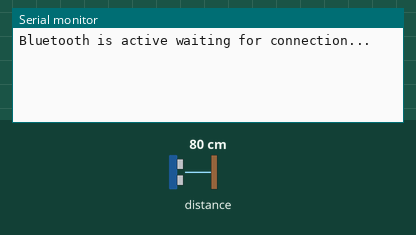
A sketch run on a simulated Arduino Nano 33 IoT. On the bench: the last lines printed to the serial monitor. The test bench sets the inputs (shaded band); at power-on: distance to the obstacle 80 cm. Nothing arrives over Bluetooth unless stated; a phone connects over Bluetooth LE 3 s after start.

Above: at 1.7 s.
1.8 s: distance to the obstacle set to 2 cm
At 3.22 s:
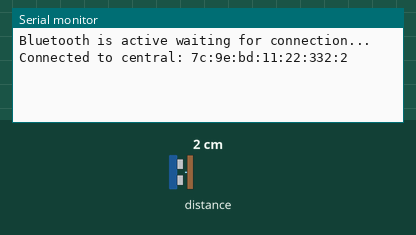
4.8 s: distance to the obstacle set to 4 cm
At 4.89 s:
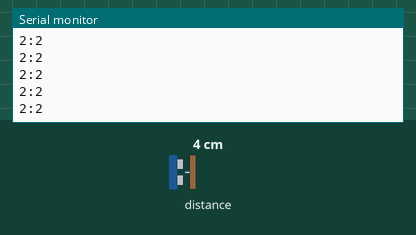

The sketch:

tf_mini_hardware_Serial.ino
```cpp
#include <TFMPlus.h>
#include <ArduinoBLE.h>

BLEService service("9180f838-c19f-4b66-8e90-6ed4264d56f1");
BLEStringCharacteristic characteristic("f1199236-fe1c-4141-a40c-2c646cfdf497", BLERead | BLENotify, 100);


TFMPlus leftLidar;
TFMPlus rightLidar;

#define RXD1 14
#define TXD1 15

#define RXD2 16
#define TXD2 17

void setup() {

  Serial.begin(115200);
  delay(20);

  setupBLE();

  Serial1.begin(115200, SERIAL_8N1, RXD1, TXD1);
  Serial2.begin(115200, SERIAL_8N1, RXD2, TXD2);

  delay(20);

  leftLidar.begin(&Serial1);
  rightLidar.begin(&Serial2);

  delay(500);
}

int16_t leftDist = 0;
int16_t leftFlux = 0;
int16_t leftTemp = 0;

int16_t rightDist = 0;
int16_t rightFlux = 0;
int16_t rightTemp = 0;

void loop() {

  BLEDevice central = BLE.central();

  if(central){
    Serial.print("Connected to central: ");
    Serial.print(central.address());

    while(central.connected()){

      delay(125);

      String printString = "";

      if(leftLidar.getData(leftDist, leftFlux, leftTemp) && rightLidar.getData(rightDist, rightFlux, rightTemp))
      {
        printString.concat(leftDist);
        printString.concat(":");
        printString.concat(rightDist);

        Serial.println(printString);
        characteristic.writeValue(printString);
      }
    }

    Serial.print("Disonnected from central: ");
    Serial.print(central.address());
  }


}

void setupBLE(){
  if(!BLE.begin()){
      Serial.println("starting BLE failed");
      while(1);
    }

  BLE.setLocalName("Utrasonic sensor");
  BLE.setAdvertisedService(service);
  service.addCharacteristic(characteristic);
  BLE.addService(service);
  BLE.advertise();
  Serial.println("Bluetooth is active waiting for connection...");
}
```

Measured:
- after the input at 1.8 s, the serial monitor: prints a new line after 1.2 s (image 1)
